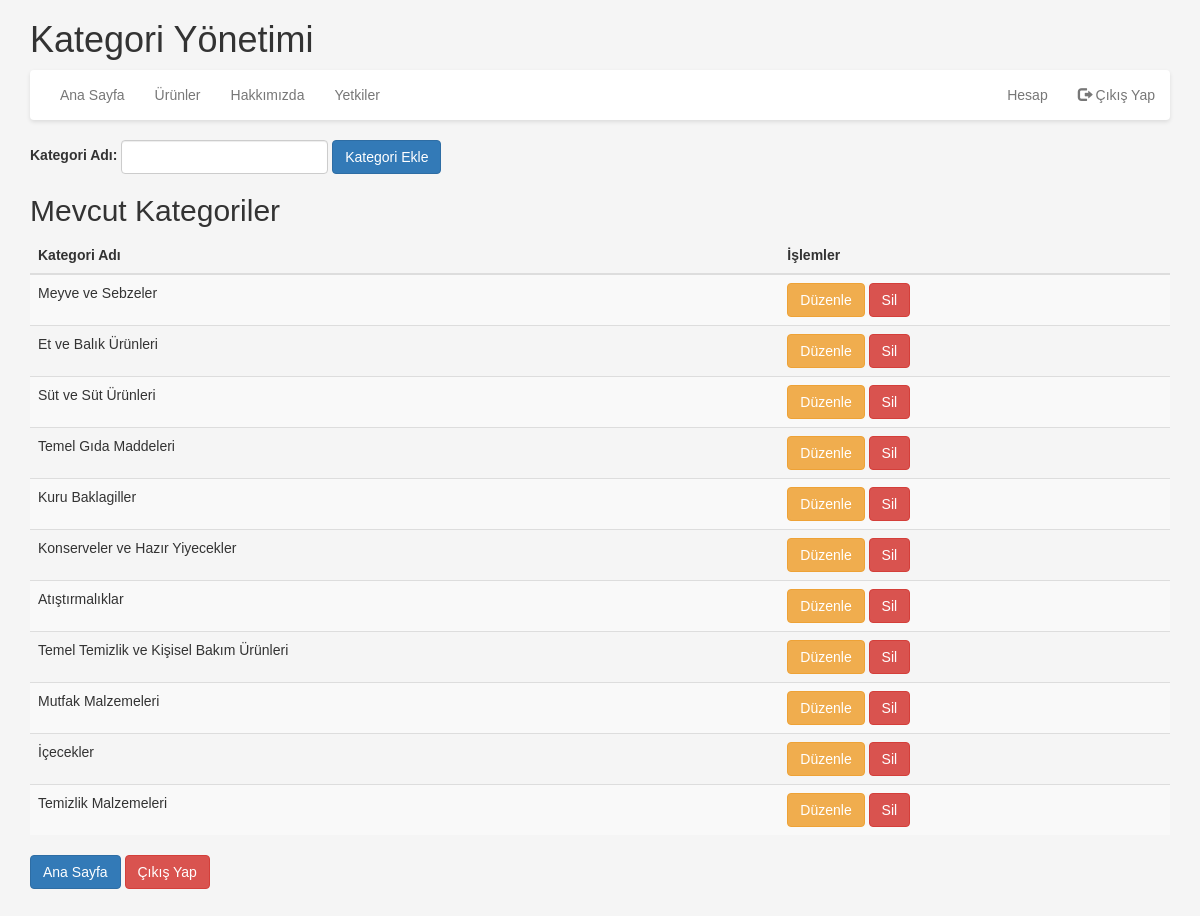
The app's page /kategori_duzenle.php (signed in) with its own data.
### tables this page shows
CREATE TABLE `kategori` (
  `id` int(11) NOT NULL,
  `isim` varchar(100) NOT NULL
);

### kategori_duzenle.php (the view, shortened to what this page needs)
<?php
require_once "config.php";
$username = $_SESSION['username'];
$q = mysqli_query($db, "SELECT * FROM users WHERE `User_Name`='$username'");
$user = mysqli_fetch_assoc($q);
$role = $user['yetki'];
$categories = mysqli_query($db, "SELECT * FROM kategori");
?>
<!DOCTYPE html>
<html>
<head>
    <link rel="stylesheet" href="https://maxcdn.bootstrapcdn.com/bootstrap/3.3.7/css/bootstrap.min.css">
</head>
<body>
<div class="container">
    <h1>Kategori Yönetimi</h1>
    <nav class="navbar navbar-default">
        <div class="container-fluid">
            <ul class="nav navbar-nav">
                <li><a href="index.php">Ana Sayfa</a></li>
                <li><a href="urunler.php">Ürünler</a></li>
                <li><a href="hakkimizda.php">Hakkımızda</a></li>
                <?php if ($role == '2'): ?>
                    <li><a href="yetkiduzenle.php">Yetkiler</a></li>
                <?php elseif ($role == '3'): ?>
                    <li><a href="urun_ekle.php">Ürün Ekle</a></li>
                    <li class="active"><a href="kategori_duzenle.php">Kategori Düzenle</a></li>
                <?php endif; ?>
            </ul>
            <ul class="nav navbar-nav navbar-right">
                <li><a href="hesapbilgileri.php">Hesap </a></li>
                <li><a href="logout.php"><span class="glyphicon glyphicon-log-out"></span> Çıkış Yap</a></li>
            </ul>
        </div>
    </nav>
    <form method="post" action="kategori_duzenle.php" class="form-inline">
        <div class="form-group">
            <label for="category_name">Kategori Adı:</label>
            <input type="text" class="form-control" id="category_name" name="category_name" required>
        </div>
        <button type="submit" name="add_category" class="btn btn-primary">Kategori Ekle</button>
    </form>
    <h2>Mevcut Kategoriler</h2>
    <table class="table table-striped">
        <thead>
            <tr>
                <th>Kategori Adı</th>
                <th>İşlemler</th>
            </tr>
        </thead>
        <tbody>
            <?php while ($category = mysqli_fetch_assoc($categories)): ?>
                <tr>
                    <td>
                        <span id="category_name_<?php echo $category['id']; ?>"><?php echo $category['isim']; ?></span>
                    </td>
                    <td>
                        <button class="btn btn-warning" onclick="toggleEditForm(<?php echo $category['id']; ?>)">Düzenle</button>
                        <form method="post" action="kategori_duzenle.php" style="display:inline;">
                            <button type="submit" name="delete_category" class="btn btn-danger">Sil</button>
                        </form>
                    </td>
                </tr>
            <?php endwhile; ?>
        </tbody>
    </table>
    <a href="index.php" class="btn btn-primary">Ana Sayfa</a>
    <a href="logout.php" class="btn btn-danger">Çıkış Yap</a>
</div>
</body>
</html>

### kategori_duzenle.php (style rules this page uses)
body { background-color: #f5f5f5; color: #333333; font-family: 'Arial', sans-serif; }
.navbar { background-color: #ffffff; border: none; box-shadow: 0 2px 4px rgba(0, 0, 0, 0.1); }
.navbar-nav > li > a { color: #333333; }
.container { margin-bottom: 50px; }

### records on screen
kategori: isim "Meyve ve Sebzeler"
kategori: isim "Et ve Balık Ürünleri"
kategori: isim "Süt ve Süt Ürünleri"
kategori: isim "Temel Gıda Maddeleri"
kategori: isim "Kuru Baklagiller"
kategori: isim "Konserveler ve Hazır Yiyecekler"
kategori: isim "Atıştırmalıklar"
kategori: isim "Temel Temizlik ve Kişisel Bakım Ürünleri"
kategori: isim "Mutfak Malzemeleri"
kategori: isim "İçecekler"
kategori: isim "Temizlik Malzemeleri"
